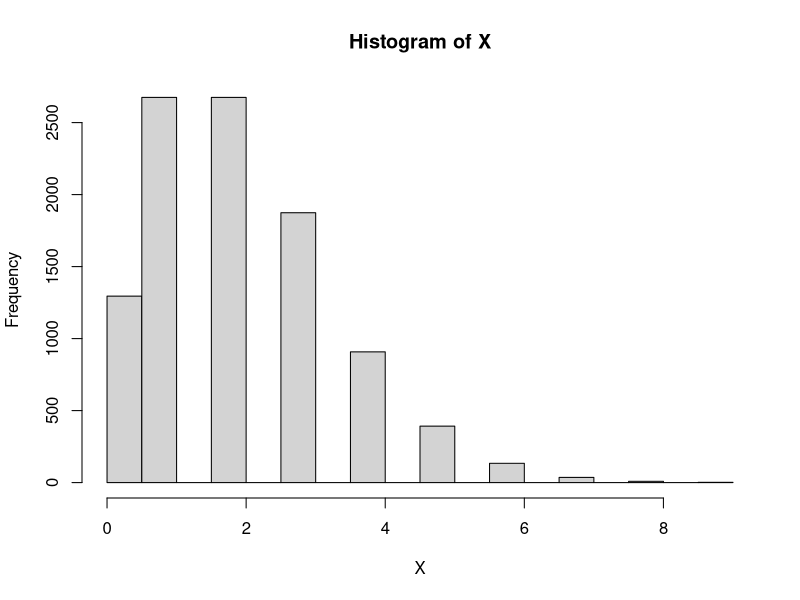

Write the R code that produced this figure.
## ---- chunk 1
X <- rpois(n = 10000,lambda = 2)
head(X, 20)
hist(X)
## ---- chunk 2
Y <- X == 1
head(Y, 10)
## ---- chunk 3
(delta <- mean(Y))
## ---- chunk 4
T <- sum(X)
n <- length(X)
(delta_0 <- (T / n) * (1 - 1 / n)^(T - 1))
